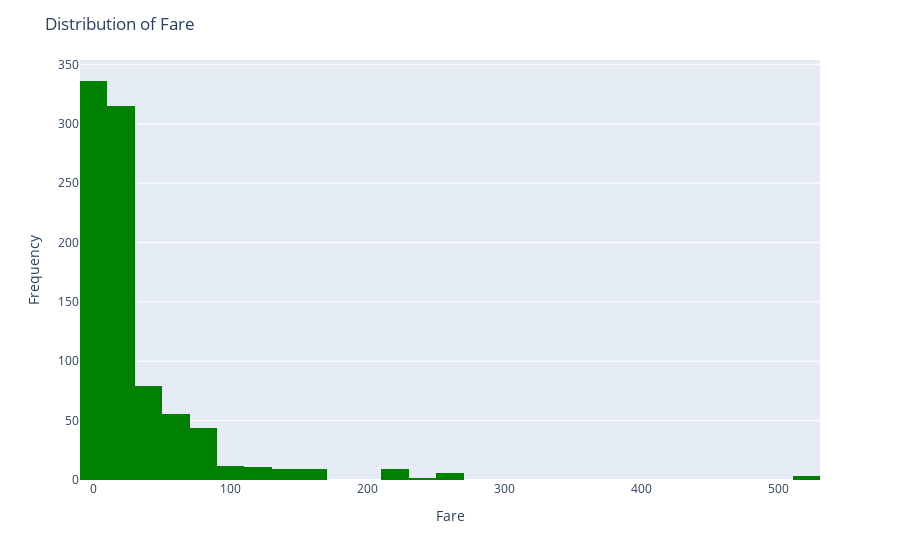

The code cell stored with this chart in its notebook:
### Markdown cell above
# Cuffkinks for plots
Let's take a quick moment to show an example of cufflinks

### Code cell
import cufflinks as cf
cf.go_offline()
import plotly.express as px

# Assuming 'train' is your DataFrame containing the 'Fare' column

# Print a sample of the data to check its structure and values
print(train['Fare'].head())

# Create the histogram with specified bins and color using Plotly Express
fig = px.histogram(train, x='Fare', nbins=30, color_discrete_sequence=['green'])

# Update layout and show the plot
fig.update_layout(title='Distribution of Fare', xaxis_title='Fare', yaxis_title='Frequency')
fig.show()

### Figure 1 — Plotly figure (JSON) as saved in the notebook; plotly's stock layout.template omitted (floating-point values rounded to 4 significant figures; data arrays with more than 128 entries replaced by an {"elided": "..."} marker saying what was removed)
{"data": [{"alignmentgroup": "True", "bingroup": "x", "hovertemplate": "Fare=%{x}<br>count=%{y}<extra></extra>", "legendgroup": "", "marker": {"color": "green", "pattern": {"shape": ""}}, "name": "", "nbinsx": 30, "offsetgroup": "", "orientation": "v", "showlegend": false, "x": {"elided": "891 float values"}, "xaxis": "x", "yaxis": "y", "type": "histogram"}], "layout": {"xaxis": {"anchor": "y", "domain": [0, 1], "title": {"text": "Fare"}}, "yaxis": {"anchor": "x", "domain": [0, 1], "title": {"text": "Frequency"}}, "legend": {"tracegroupgap": 0}, "margin": {"t": 60}, "barmode": "relative", "title": {"text": "Distribution of Fare"}}}
